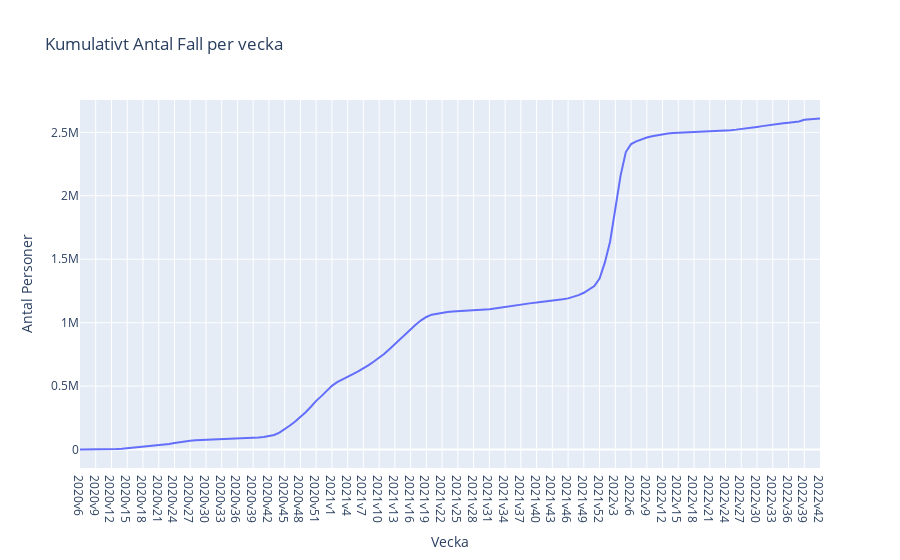

Notebook source saved alongside this figure:
### Code cell
px.line(df, x = "Vecka", y = "Kum_antal_fall", title = "Kumulativt Antal Fall per vecka").update_layout(yaxis_title = "Antal Personer")

### Figure 1 — Plotly figure (JSON) as saved in the notebook; plotly's stock layout.template omitted (floating-point values rounded to 4 significant figures; data arrays with more than 128 entries replaced by an {"elided": "..."} marker saying what was removed)
{"data": [{"hovertemplate": "Vecka=%{x}<br>Kum_antal_fall=%{y}<extra></extra>", "legendgroup": "", "line": {"color": "#636efa", "dash": "solid"}, "marker": {"symbol": "circle"}, "mode": "lines", "name": "", "orientation": "v", "showlegend": false, "type": "scatter", "x": {"elided": "142 str values"}, "xaxis": "x", "y": {"elided": "142 int values"}, "yaxis": "y"}], "layout": {"legend": {"tracegroupgap": 0}, "title": {"text": "Kumulativt Antal Fall per vecka"}, "xaxis": {"anchor": "y", "domain": [0, 1], "title": {"text": "Vecka"}}, "yaxis": {"anchor": "x", "domain": [0, 1], "title": {"text": "Antal Personer"}}}}
